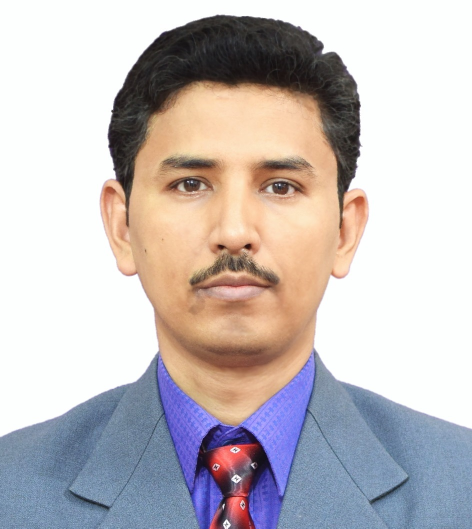
#> input picture Project/test/335.jpg, 944 x 1057 px (shown at 1/2 size)
$ python -i 2007005_main.py   (imports and definitions only)
#> lines starting #> are read from the running program, lines starting #| are printed output that depends on the picture; after the words box and inside, x2 and y2 are one past the last pixel; in counts of white or black regions, pixels touching at a corner belong together
import cv2
import tkinter as tk
from tkinter import ttk, filedialog, messagebox
from PIL import Image, ImageTk
import numpy as np
import math
import os

def detect_eyes_manual2(face_roi):

    #gray = cv2.cvtColor(face_roi, cv2.COLOR_BGR2GRAY)
    h, w = face_roi.shape
    top_half = face_roi[0:h//2, :]

    eq = cv2.equalizeHist(top_half)

    blurred = cv2.medianBlur(eq, 5)

    circles = cv2.HoughCircles(
        blurred,
        cv2.HOUGH_GRADIENT,
        dp=1,
        minDist=w//4,
        param1=100,
        param2=5,
        minRadius=int(w*0.02),
        maxRadius=int(w*0.15)
    )
    eyes = []
    if circles is not None:
        circles = np.uint16(np.around(circles))
        for (cx, cy, r) in circles[0, :2]:

            x, y = int(cx) - int(r), int(cy) - int(r)
            w_box, h_box = 2*r, 2*r
            eyes.append((x, y, w_box, h_box))


            # [8 lines of commented-out code are left out]
    return eyes

# [32 lines left out: functions rotate_image_with_alpha, overlay_transparent, not called in this run]

def detect_face(img):

    hsv = cv2.cvtColor(img, cv2.COLOR_BGR2HSV)
    lower = np.array([0,48,80], dtype=np.uint8)
    upper = np.array([20,255,255], dtype=np.uint8)
    mask = cv2.inRange(hsv, lower, upper)
    mask = cv2.erode(mask, None, iterations=2)
    mask = cv2.dilate(mask, None, iterations=2)
    contours,_ = cv2.findContours(mask, cv2.RETR_EXTERNAL, cv2.CHAIN_APPROX_SIMPLE)
    if len(contours) == 0:
        print("No face detected.")
        return None,None

    face_contour = max(contours, key=cv2.contourArea)

    face_mask = np.zeros(img.shape[:2], dtype=np.uint8)
    cv2.drawContours(face_mask, [face_contour], -1, 255, thickness=cv2.FILLED)

    msk=cv2.bitwise_and(mask, mask, mask=face_mask)

    cv2.imshow("facemask", msk)
    #cv2.waitKey(0)

    return face_contour,msk

def eye_des2(face,img,msk):
    x, y, w, h = cv2.boundingRect(face)

    face_roi = img[y:y+h, x:x+w]

    face_mask = np.zeros(img.shape[:2], dtype=np.uint8)
    cv2.drawContours(face_mask, [face], -1, 255, thickness=cv2.FILLED)
    msk=255-msk
    msk = cv2.bitwise_and(msk, msk, mask=face_mask)

    msk_roi = msk[y:y+h, x:x+w]
    #eyes = detect_eyes_manual(face_roi)
    eyes = detect_eyes_manual2(msk_roi)
    eye_centers = []
    for (ex,ey,ew,eh) in eyes:
        cx = int(x) + int(ex) + int(ew//2)
        cy = int(y) + int(ey) + int(eh//2)
        eye_centers.append((cx,cy))
        cv2.circle(img, (cx, cy), 5, (0,0,255), -1)

    if len(eye_centers) == 2:
        left_eye, right_eye = sorted(eye_centers, key=lambda p: p[0])
        dx = int(right_eye[0]) - int(left_eye[0])
        dy = int(right_eye[1]) - int(left_eye[1])
        angle = -math.degrees(math.atan2(dy, dx))
        eye_mid = (
            int((left_eye[0] + right_eye[0]) // 2),
            int((left_eye[1] + right_eye[1]) // 2)
        )
        eye_distance = int(math.hypot(dx, dy))
        return eye_mid,eye_distance,angle
    elif len(eye_centers) == 1:
        # Only one eye detected: estimate the other by symmetry
        detected_eye = eye_centers[0]
        face_mid_x = x + w // 2
        face_mid_y = y + h // 2

        # Estimate missing eye by reflecting across face midline (x-axis symmetry)
        estimated_eye_x = 2 * face_mid_x - detected_eye[0]
        estimated_eye_y = detected_eye[1]  # assume same vertical level

        # Optionally clamp estimated eye to face bounds
        estimated_eye_x = np.clip(estimated_eye_x, x, x + w)
        estimated_eye_y = np.clip(estimated_eye_y, y, y + h // 2)  # eyes in top half

        estimated_eye = (int(estimated_eye_x), int(estimated_eye_y))

        # Decide which is left/right
        if detected_eye[0] < estimated_eye[0]:
            left_eye, right_eye = detected_eye, estimated_eye
        else:
            left_eye, right_eye = estimated_eye, detected_eye

        dx = right_eye[0] - left_eye[0]
        dy = right_eye[1] - left_eye[1]
        angle = -math.degrees(math.atan2(dy, dx))
        eye_mid = ((left_eye[0] + right_eye[0]) // 2, (left_eye[1] + right_eye[1]) // 2)
        eye_distance = int(math.hypot(dx, dy))


        cv2.circle(img, estimated_eye, 5, (0, 0, 255), -1)

        return eye_mid, eye_distance, angle
    else:

       # Fallback: use face center
       eye_mid = (x + w//2, y + h//2)
       eye_distance = w // 2
       angle = 0
       return eye_mid, eye_distance, angle
    return None,None,None

def apply_sunglass_mask(img,result=None):
    if result is None:
        result=img.copy()
    face,msk = detect_face(img)

    if face is not None:
            x, y, w, h = cv2.boundingRect(face)
            cv2.rectangle(img, (x, y), (x + w, y + h), (0, 0, 255), 2)
            eye_mid,eye_distance,angle =eye_des2(face,img,msk)

            sunglass = cv2.imread(r"C:/Users/Acer/Desktop/imagelab/Project/Project/filters/glasses.png", cv2.IMREAD_UNCHANGED)

            #scale = eye_distance / sunglass.shape[1] * 1.5
            scale = (w*0.65) / sunglass.shape[1] * 1.5
            new_w = int(sunglass.shape[1]*scale)
            new_h = int(sunglass.shape[0]*scale)
            sunglass = cv2.resize(sunglass, (new_w, new_h))

            rotated_mask = rotate_image_with_alpha(sunglass, angle)

            x_offset = eye_mid[0] - rotated_mask.shape[1]//2
            y_offset = eye_mid[1] - rotated_mask.shape[0]//2
            result = overlay_transparent(result, rotated_mask, x_offset, y_offset)

            cv2.imshow("Detected Eyes", img)
            cv2.imshow("Sunglasses Filter", result)
            cv2.waitKey(0)
            cv2.destroyAllWindows()
            return result

# [153 lines left out: functions apply_hat_mask, apply_nose_mask, apply_mustache_mask, not called in this run]


class AREditorApp:
    # [70 lines left out: functions __init__, create_widgets, not called in this run]

    def on_resize(self, event):
        if self.result_image is not None:
            self.display_image(self.result_image)

    # [69 lines left out: functions load_image, reset_image, apply_filter, display_image, save_image, not called in this run]


# [7 lines not run here, left out]

>>> import cv2
>>> picture = cv2.imread('test/335.jpg')
#> picture is the input picture: shape (1057, 944, 3); mean B, G, R 189.5, 188.9, 195.7
>>> result = apply_sunglass_mask(picture)
#> in detect_face, `hsv = cv2.cvtColor(img, cv2.COLOR_BGR2HSV)`: hsv: shape (1057, 944, 3); mean H, S, V 67.5, 47.8, 210.1
#> in detect_face, `mask = cv2.inRange(hsv, lower, upper)`:
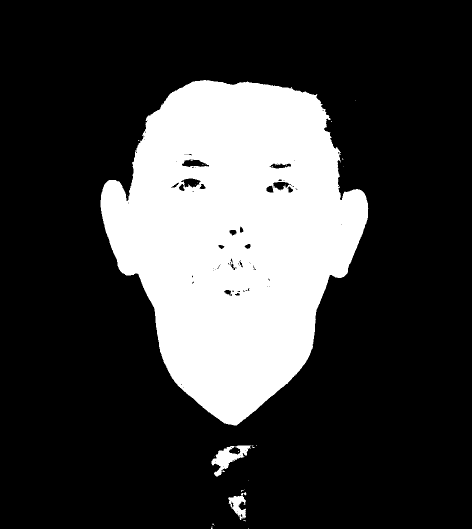
#> mask: shape (1057, 944) (shown at 1/2 size); 24.3% white; 27 white regions (24 under 20 px), largest, box (x1, y1, x2, y2) and area: (201, 160, 737, 851) 239329, (423, 891, 502, 953) 1889, (456, 984, 493, 1040) 951
#> in detect_face, `mask = cv2.erode(mask, None, iterations=2)`: mask: shape (1057, 944); 23.2% white; 9 white regions (4 under 20 px), largest, box (x1, y1, x2, y2) and area: (203, 162, 734, 849) 230048, (425, 896, 479, 939) 813, (460, 994, 489, 1033) 379, (477, 893, 498, 905) 115, (431, 941, 441, 950) 42
#> in detect_face, `mask = cv2.dilate(mask, None, iterations=2)`:
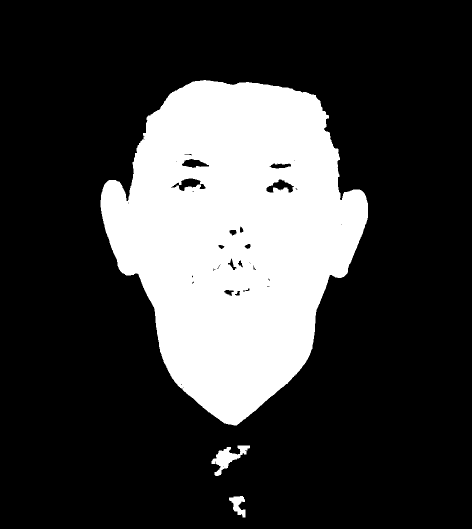
#> mask: shape (1057, 944) (shown at 1/2 size); 24.2% white; 3 white regions
#> in detect_face, `contours,_ = cv2.findContours(mask, cv2.RETR_EXTERNAL, cv2.CHAIN_APPRO..`: contours = 3 contours; box (x1, y1, x2, y2) and area: (201, 160, 736, 851) 240800, (423, 891, 500, 952) 1583, (458, 992, 491, 1035) 666
#> in detect_face, `face_contour = max(contours, key=cv2.contourArea)`: face_contour = contour of 939 points, box (x1, y1, x2, y2) (201, 160, 736, 851), area 240800
#> in detect_face, `cv2.drawContours(face_mask, [face_contour], -1, 255, thickness=cv2.FIL..`: face_mask: shape (1057, 944); 24.2% white; 1 white region, box (x1, y1, x2, y2) and area: (201, 160, 736, 851) 241795
#> in detect_face, `msk=cv2.bitwise_and(mask, mask, mask=face_mask)`:
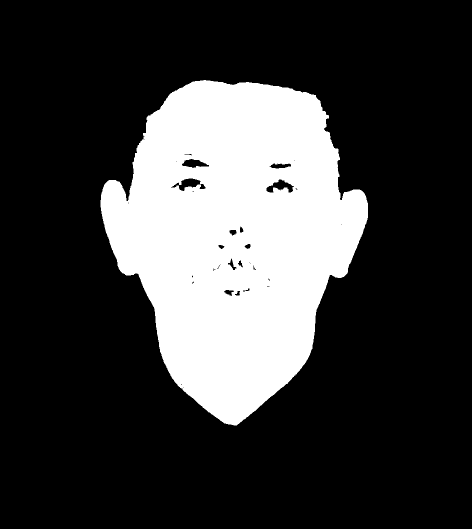
#> msk: shape (1057, 944) (shown at 1/2 size); 23.9% white; 1 white region, box (x1, y1, x2, y2) and area: (201, 160, 736, 851) 238643
#> in apply_sunglass_mask, `face,msk = detect_face(img)`: face has the same summary as face_contour in detect_face
#> in apply_sunglass_mask, `x, y, w, h = cv2.boundingRect(face)`: x = 201; y = 160; w = 535; h = 691
#> in apply_sunglass_mask, `cv2.rectangle(img, (x, y), (x + w, y + h), (0, 0, 255), 2)`:
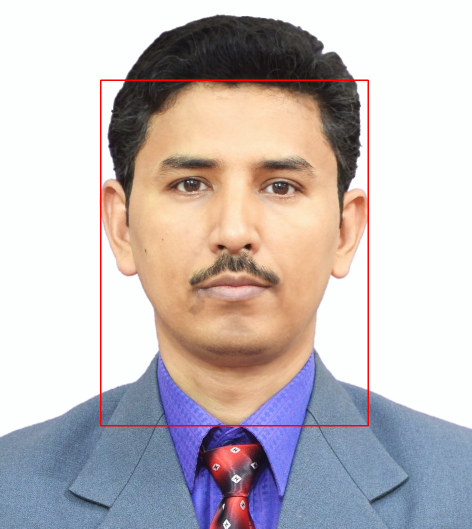
#> img: shape (1057, 944, 3) (shown at 1/2 size); 0.74% of pixels changed, all inside (x1, y1, x2, y2) = (200, 159, 738, 853)
#> in eye_des2, `x, y, w, h = cv2.boundingRect(face)`: x = 201; y = 160; w = 535; h = 691
#> in eye_des2, `face_roi = img[y:y+h, x:x+w]`:
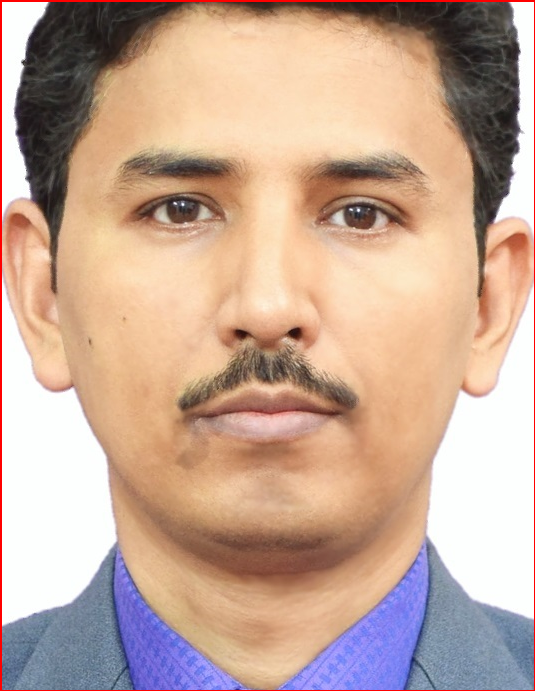
#> face_roi: shape (691, 535, 3); mean B, G, R 151.5, 168.6, 198.5
#> in eye_des2, `msk = cv2.bitwise_and(msk, msk, mask=face_mask)`: msk: shape (1057, 944); 0.32% white; 32 white regions (19 under 20 px), largest, box (x1, y1, x2, y2) and area: (342, 357, 411, 382) 766, (533, 359, 588, 385) 711, (364, 318, 418, 336) 571
#> in eye_des2, `msk_roi = msk[y:y+h, x:x+w]`:
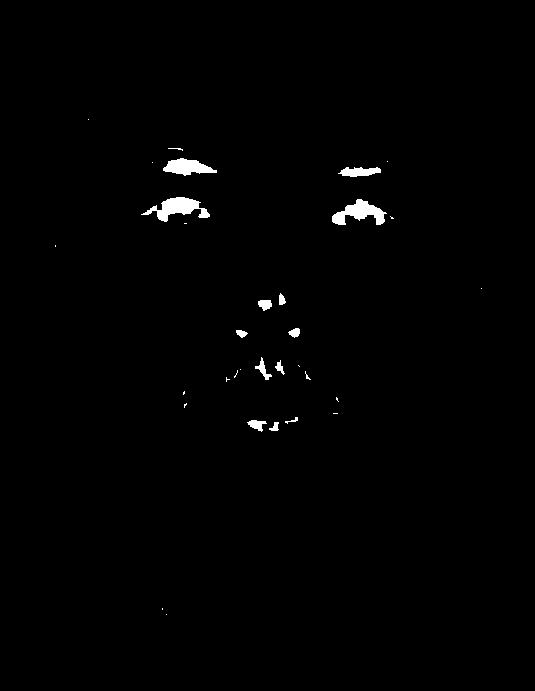
#> msk_roi: shape (691, 535); 0.85% white; 32 white regions (19 under 20 px), largest, box (x1, y1, x2, y2) and area: (141, 197, 210, 222) 766, (332, 199, 387, 225) 711, (163, 158, 217, 176) 571
#> in detect_eyes_manual2, `blurred = cv2.medianBlur(eq, 5)`:
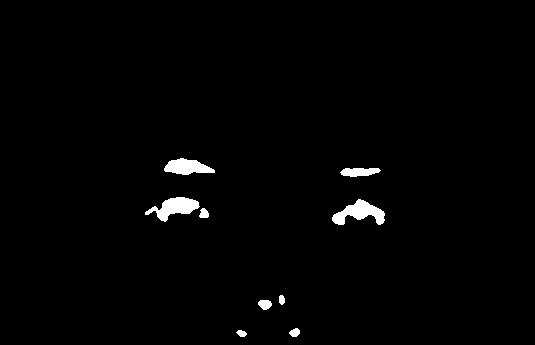
#> blurred: shape (345, 535); 1.4% white; 9 white regions, largest, box (x1, y1, x2, y2) and area: (332, 199, 385, 225) 703, (145, 197, 200, 222) 672, (164, 158, 215, 175) 560
#> in detect_eyes_manual2, `circles = cv2.HoughCircles( blurred, cv2.HOUGH_GRADIENT, dp=1, minDist..`: circles = [[178.5, 225.5, 29.3], [359.5, 237.5, 35]]
#> in detect_eyes_manual2, `circles = np.uint16(np.around(circles))`: circles = [[178, 226, 29], [360, 238, 35]]
#> the loop in detect_eyes_manual2, `for (cx, cy, r) in circles[0, :2]: ` made 2 passes
#> (cx, cy, r, x, y, w_box, h_box) on passes 1 to 2: (178, 226, 29, 149, 197, 58, 58), (360, 238, 35, 325, 203, 70, 70)
#> after the loop in detect_eyes_manual2, `for (cx, cy, r) in circles[0, :2]:`: eyes = [(149, 197, 58, 58), (325, 203, 70, 70)]
#> the loop in eye_des2, `for (ex,ey,ew,eh) in eyes:` made 2 passes
#> (ex, ey, ew, eh, cx, cy) on passes 1 to 2: (149, 197, 58, 58, 379, 386), (325, 203, 70, 70, 561, 398)
#> after the loop in eye_des2, `for (ex,ey,ew,eh) in eyes:`: img: shape (1057, 944, 3); 0.02% of pixels changed, all inside (x1, y1, x2, y2) = (374, 381, 567, 404)
#> after the loop in eye_des2, `for (ex,ey,ew,eh) in eyes:`: eye_centers = [(379, 386), (561, 398)]
#> in eye_des2, `left_eye, right_eye = sorted(eye_centers, key=lambda p: p[0])`: left_eye = (379, 386); right_eye = (561, 398)
#> in eye_des2, `dx = int(right_eye[0]) - int(left_eye[0])`: dx = 182
#> in eye_des2, `dy = int(right_eye[1]) - int(left_eye[1])`: dy = 12
#> in eye_des2, `angle = -math.degrees(math.atan2(dy, dx))`: angle = -3.77
#> in eye_des2, `eye_mid = ( int((left_eye[0] + right_eye[0]) // 2), int((left_eye[1] +..`: eye_mid = (470, 392)
#> in eye_des2, `eye_distance = int(math.hypot(dx, dy))`: eye_distance = 182
#> in apply_sunglass_mask, `eye_mid,eye_distance,angle =eye_des2(face,img,msk)`: eye_mid = (470, 392); eye_distance = 182; angle = -3.77
#> (the run stopped early here; a loop or call above may not have finished)

$ run again, on Project/test/WhatsApp Image 2025-10-30 at 16.07.02_6378b012.jpg
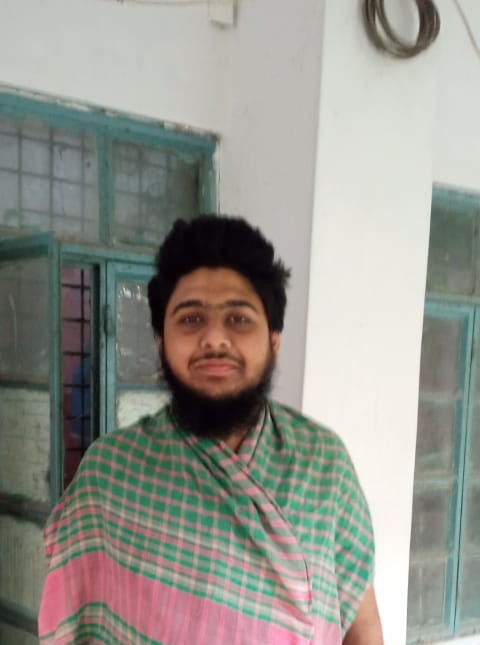
#> input picture Project/test/WhatsApp Image 2025-10-30 at 16.07.02_6378b012.jpg, 480 x 645 px
#> picture is the input picture: shape (645, 480, 3); mean B, G, R 141.8, 148.9, 149.3
#> hsv: shape (645, 480, 3); mean H, S, V 54.5, 40.1, 157
#> in detect_face, `mask = cv2.dilate(mask, None, iterations=2)`:
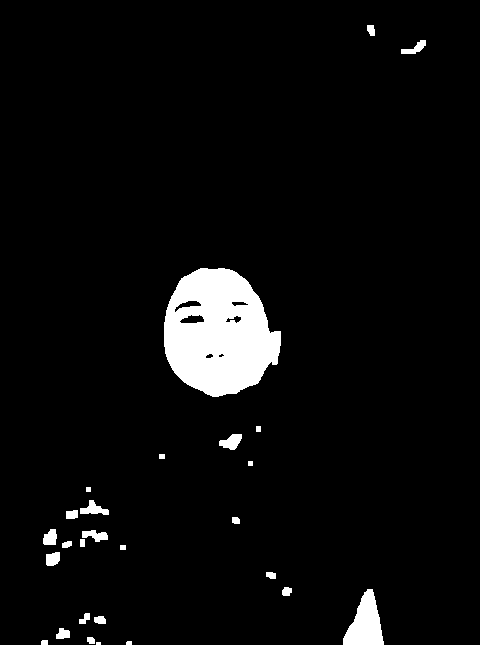
#> mask: shape (645, 480); 4.7% white; 27 white regions (1 under 20 px)
#> contours = 27 contours, 4 with area under 20; largest, box (x1, y1, x2, y2) and area: (164, 268, 281, 397) 11089, (343, 589, 384, 645) 1315, (219, 434, 242, 450) 206, (80, 500, 109, 515) 191, (82, 530, 108, 542) 158
#> face_contour = contour of 188 points, box (x1, y1, x2, y2) (164, 268, 281, 397), area 11089
#> face_mask: shape (645, 480); 3.6% white; 1 white region, box (x1, y1, x2, y2) and area: (164, 268, 281, 397) 11274
#> face has the same summary as face_contour in detect_face
#> in apply_sunglass_mask, `x, y, w, h = cv2.boundingRect(face)`: x = 164; y = 268; w = 117; h = 129
#> in eye_des2, `x, y, w, h = cv2.boundingRect(face)`: x = 164; y = 268; w = 117; h = 129
#> msk_roi: shape (129, 117); 2.4% white; 6 white regions (1 under 20 px), largest, box (x1, y1, x2, y2) and area: (16, 47, 40, 55) 135, (11, 33, 37, 44) 110, (62, 48, 77, 55) 48, (68, 34, 84, 38) 43, (42, 86, 49, 90) 21
#> top_half: shape (64, 117); 4.5% white; 4 white regions, box (x1, y1, x2, y2) and area: (16, 47, 40, 55) 135, (11, 33, 37, 44) 110, (62, 48, 77, 55) 48, (68, 34, 84, 38) 43
#> blurred: shape (64, 117); 3.8% white; 4 white regions, box (x1, y1, x2, y2) and area: (18, 48, 40, 55) 124, (13, 33, 36, 42) 100, (69, 34, 80, 37) 32, (70, 49, 76, 54) 26
#> in detect_eyes_manual2, `circles = cv2.HoughCircles( blurred, cv2.HOUGH_GRADIENT, dp=1, minDist..`: circles = [[27.5, 44.5, 12.2], [73.5, 38.5, 5.5]]
#> in detect_eyes_manual2, `circles = np.uint16(np.around(circles))`: circles = [[28, 44, 12], [74, 38, 6]]
#> the loop in detect_eyes_manual2, `for (cx, cy, r) in circles[0, :2]: ` made 2 passes
#> (cx, cy, r, x, y, w_box, h_box) on passes 1 to 2: (28, 44, 12, 16, 32, 24, 24), (74, 38, 6, 68, 32, 12, 12)
#> after the loop in detect_eyes_manual2, `for (cx, cy, r) in circles[0, :2]:`: eyes = [(16, 32, 24, 24), (68, 32, 12, 12)]
#> the loop in eye_des2, `for (ex,ey,ew,eh) in eyes:` made 2 passes
#> (ex, ey, ew, eh, cx, cy) on passes 1 to 2: (16, 32, 24, 24, 192, 312), (68, 32, 12, 12, 238, 306)
#> after the loop in eye_des2, `for (ex,ey,ew,eh) in eyes:`:
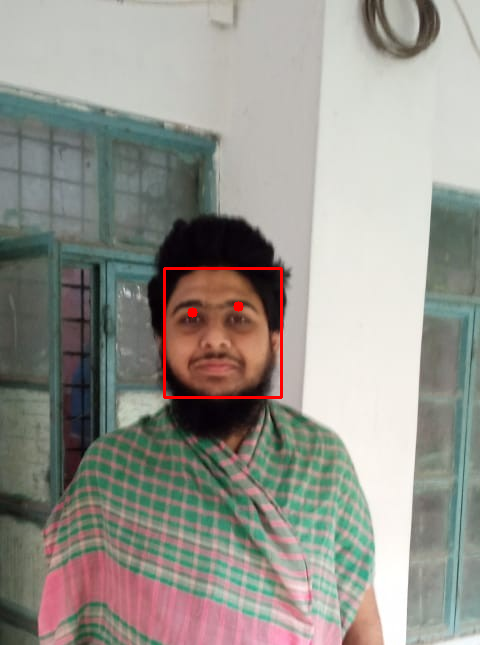
#> img: shape (645, 480, 3); mean B, G, R 141.5, 148.6, 150.3
#> after the loop in eye_des2, `for (ex,ey,ew,eh) in eyes:`: eye_centers = [(192, 312), (238, 306)]
#> left_eye = (192, 312); right_eye = (238, 306)
#> dx = 46
#> dy = -6
#> in eye_des2, `angle = -math.degrees(math.atan2(dy, dx))`: angle = 7.43
#> in eye_des2, `eye_mid = ( int((left_eye[0] + right_eye[0]) // 2), int((left_eye[1] +..`: eye_mid = (215, 309)
#> in eye_des2, `eye_distance = int(math.hypot(dx, dy))`: eye_distance = 46
#> in apply_sunglass_mask, `eye_mid,eye_distance,angle =eye_des2(face,img,msk)`: eye_mid = (215, 309); eye_distance = 46; angle = 7.43
